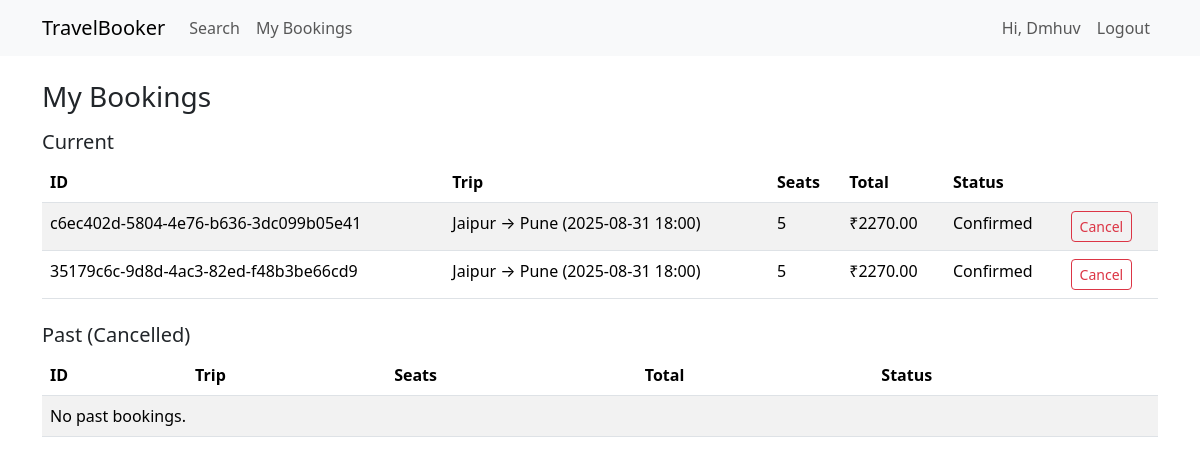
/bookings/ (signed in), run on the app's committed database.
### booking/models.py (models this page shows, shortened)
class Booking(models.Model):
    class Status(models.TextChoices):
        CONFIRMED = "CONFIRMED", "Confirmed"
        CANCELLED = "CANCELLED", "Cancelled"
    booking_id = models.UUIDField(default=uuid.uuid4, editable=False, unique=True)
    user = models.ForeignKey(settings.AUTH_USER_MODEL, on_delete=models.CASCADE)
    travel_option = models.ForeignKey(TravelOption, on_delete=models.PROTECT)
    number_of_seats = models.PositiveIntegerField()
    total_price = models.DecimalField(max_digits=12, decimal_places=2)
    booking_date = models.DateTimeField(default=timezone.now)
    status = models.CharField(max_length=10, choices=Status.choices, default=Status.CONFIRMED)
    class Meta:
        ordering = ["-booking_date"]

class TravelOption(models.Model):
    class TravelType(models.TextChoices):
        FLIGHT = "FLIGHT", "Flight"
        TRAIN  = "TRAIN", "Train"
        BUS    = "BUS",   "Bus"
    travel_id = models.UUIDField(default=uuid.uuid4, editable=False, unique=True)
    type = models.CharField(max_length=10, choices=TravelType.choices)
    source = models.CharField(max_length=100)
    destination = models.CharField(max_length=100)
    departure = models.DateTimeField()
    price = models.DecimalField(max_digits=10, decimal_places=2)
    available_seats = models.PositiveIntegerField()
    class Meta:
        ordering = ["departure"]

### booking/views.py (the view)
# urls.py: path("bookings/", v.my_bookings, name="my_bookings"),
@login_required
def my_bookings(request):
    current = Booking.objects.filter(user=request.user, status=Booking.Status.CONFIRMED)
    past = Booking.objects.filter(user=request.user, status=Booking.Status.CANCELLED)
    return render(request, "booking/list.html", {"current": current, "past": past})

### booking/templates/booking/list.html (shortened to what this page needs)
{% extends 'base.html' %}
{% block content %}
<h3>My Bookings</h3>
<h5 class="mt-3">Current</h5>
<table class="table table-striped">
  <thead><tr><th>ID</th><th>Trip</th><th>Seats</th><th>Total</th><th>Status</th><th></th></tr></thead>
  <tbody>
    {% for b in current %}
    <tr>
      <td>{{ b.booking_id }}</td>
      <td>{{ b.travel_option.source }} → {{ b.travel_option.destination }} ({{ b.travel_option.departure|date:"Y-m-d H:i" }})</td>
      <td>{{ b.number_of_seats }}</td>
      <td>₹{{ b.total_price }}</td>
      <td>{{ b.get_status_display }}</td>
      <td>
        <form method="post" action="{% url 'cancel_booking' b.booking_id %}">
          <button class="btn btn-sm btn-outline-danger">Cancel</button>
        </form>
      </td>
    </tr>
    {% empty %}
    <tr><td colspan="6">No current bookings.</td></tr>
    {% endfor %}
  </tbody>
</table>
<h5 class="mt-4">Past (Cancelled)</h5>
<table class="table table-striped">
  <thead><tr><th>ID</th><th>Trip</th><th>Seats</th><th>Total</th><th>Status</th></tr></thead>
  <tbody>
    {% for b in past %}
    <tr>
      <td>{{ b.booking_id }}</td>
      <td>{{ b.travel_option.source }} → {{ b.travel_option.destination }} ({{ b.travel_option.departure|date:"Y-m-d H:i" }})</td>
      <td>{{ b.number_of_seats }}</td>
      <td>₹{{ b.total_price }}</td>
      <td>{{ b.get_status_display }}</td>
    </tr>
    {% empty %}
    <tr><td colspan="5">No past bookings.</td></tr>
    {% endfor %}
  </tbody>
</table>
{% endblock %}

### booking/templates/base.html (shortened to what this page needs)
<!doctype html>
<html lang="en">
 {% load static %}
<head>
  <link href="https://cdn.jsdelivr.net/npm/bootstrap@5.3.3/dist/css/bootstrap.min.css" rel="stylesheet">
  <link href="{% static 'css/style.css' %}" rel="stylesheet">
</head>
<body>
<nav class="navbar navbar-expand-lg bg-body-tertiary">
  <div class="container">
    <a class="navbar-brand" href="{% url 'travel_list' %}">TravelBooker</a>
    <div id="nav" class="collapse navbar-collapse">
      <ul class="navbar-nav me-auto">
        <li class="nav-item"><a class="nav-link" href="{% url 'travel_list' %}">Search</a></li>
        {% if user.is_authenticated %}
        <li class="nav-item"><a class="nav-link" href="{% url 'my_bookings' %}">My Bookings</a></li>
        {% endif %}
      </ul>
      <ul class="navbar-nav">
        {% if user.is_authenticated %}
          <li class="nav-item"><a class="nav-link" href="{% url 'profile' %}">Hi, {{ user.username }}</a></li>
          <li class="nav-item"><a class="nav-link" href="{% url 'logout' %}">Logout</a></li>
        {% else %}
          <li class="nav-item"><a class="nav-link" href="{% url 'login' %}">Login</a></li>
          <li class="nav-item"><a class="nav-link" href="{% url 'register' %}">Register</a></li>
        {% endif %}
      </ul>
    </div>
  </div>
</nav>
<div class="container mt-4">
  {% block content %}{% endblock %}
</div>
</body>
</html>

### static/css/style.css (style rules this page uses)
body { padding-bottom: 40px; }

### data on the page
Booking: booking_id "c6ec402d-5804-4e76-b636-3dc099b05e41", travel_option.source "Jaipur", travel_option.destination "Pune", travel_option.departure "2025-08-31 18:00", number_of_seats "5", total_price "2270.00", status "Confirmed"
Booking: booking_id "35179c6c-9d8d-4ac3-82ed-f48b3be66cd9", travel_option.source "Jaipur", travel_option.destination "Pune", travel_option.departure "2025-08-31 18:00", number_of_seats "5", total_price "2270.00", status "Confirmed"

### other printed values
{{ user.username }} "Dmhuv"
